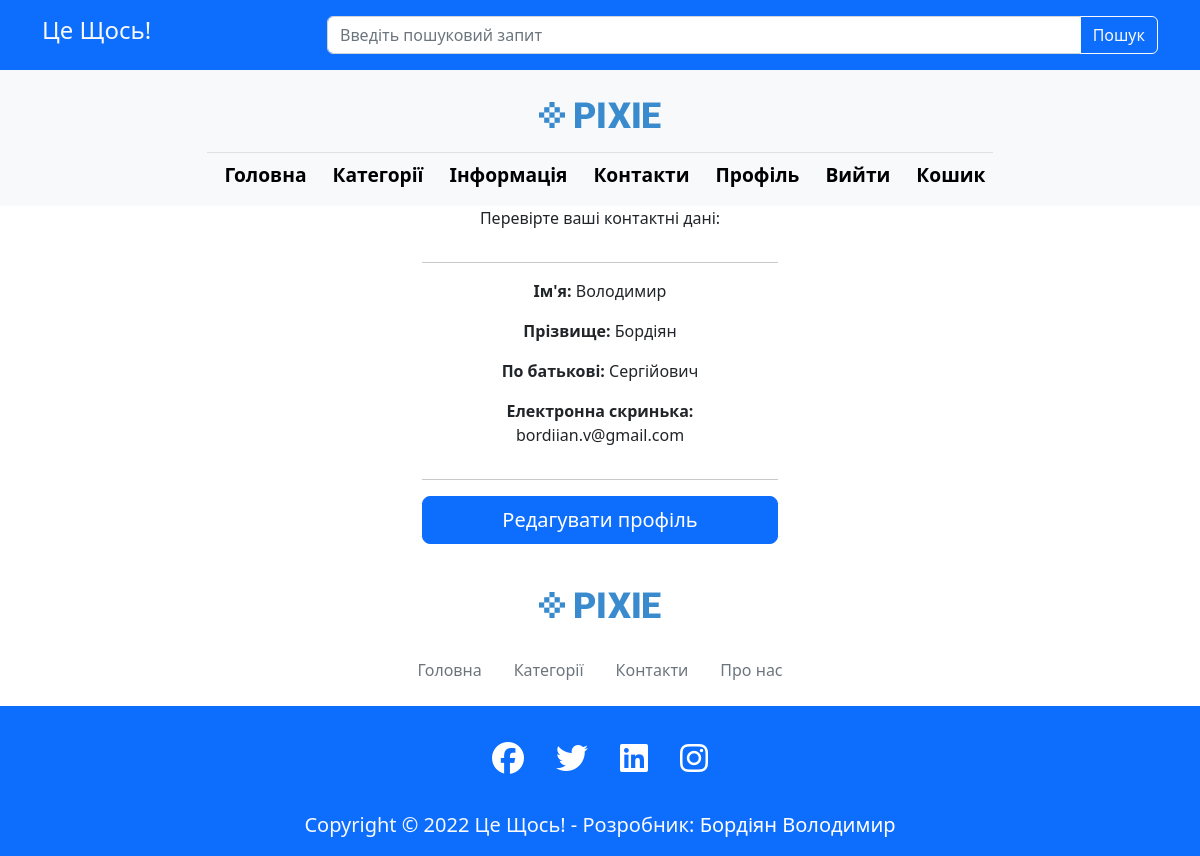
Screenshot of /users/user/3d95b88f-cdd7-4aca-8041-39664323899d/ (signed in) with the database file from the repository.
### userprofile/models.py (models this page shows, shortened)
class Profile(models.Model):
    user = models.OneToOneField(User, on_delete=models.CASCADE, null=True, blank=True)
    username = models.CharField(max_length=200, blank=True, null=True)
    first_name = models.CharField(max_length=100, blank=True, null=True)
    second_name = models.CharField(max_length=100, blank=True, null=True)
    father_name = models.CharField(max_length=100, blank=True, null=True)
    email = models.EmailField(max_length=500, blank=True, null=True)
    phone = models.CharField(max_length=20, blank=True, null=True)
    created = models.DateTimeField(auto_now_add=True)
    id = models.UUIDField(default=uuid.uuid4, unique=True,
                          primary_key=True, editable=False)

### userprofile/views.py (the view)
# urls.py: path('user/<str:pk>/', views.profile, name="profile"),
@login_required(login_url='login')
def profile(request, pk):
    user_id = Profile.objects.get(id=pk)
    context = {'user_id': user_id}
    return render(request, 'userprofile/profile.html', context)

### userprofile/templates/userprofile/profile.html (shortened to what this page needs)
{% extends 'main.html' %}
{% block content %}
<div class="right-content">
  <div class="container">
    <div class="row">
      <div class="col-md-4">
      </div>
      <div class="col-md-4">
        <fieldset style="text-align:center;" class="d-grid">
          <p>Перевірте ваші контактні дані:</p>
          <hr>
          {% if user_id.second_name %}
          <p><strong>Ім'я: </strong>{{user_id.first_name}}</p>
          {% else %}
          <p><strong>Ім'я: </strong>Не вказано</p>
          {% endif %}
          {% if user_id.second_name %}
          <p><strong>Прізвище: </strong>{{user_id.second_name}}</p>
          {% else %}
          <p><strong>Прізвище: </strong>Не вказано</p>
          {% endif %}
          {% if user_id.father_name %}
          <p><strong>По батькові: </strong>{{user_id.father_name}}</p>
          {% else %}
          <p><strong>По батькові: </strong>Не вказано</p>
          {% endif %}
          {% if user_id.email %}
          <p><strong>Електронна скринька: </strong>{{user_id.email}}</p>
          {% else %}
          <p><strong>Електронна скринька: </strong>Не вказано</p>
          {% endif %}
          <hr>
          <a class="btn btn-primary btn-lg" href="{% url 'edit_account' user.profile.id %}">Редагувати профіль</a>
        </fieldset>
      </div>
      <div class="col-md-4">
      </div>
    </div>
  </div>
</div>
{% endblock content %}

### rows the page displays
Profile: first_name "Володимир", second_name "Бордіян", father_name "Сергійович", email "bordiian.v@gmail.com"
